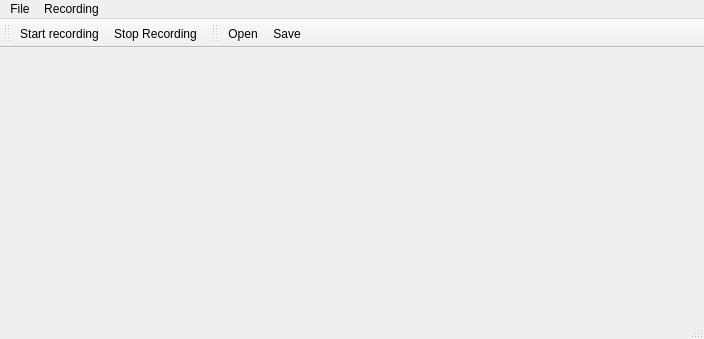
<?xml version="1.0" encoding="UTF-8"?>
<ui version="4.0">
 <class>Window</class>
 <widget class="QMainWindow" name="Window">
  <property name="geometry">
   <rect>
    <x>0</x>
    <y>0</y>
    <width>704</width>
    <height>339</height>
   </rect>
  </property>
  <property name="windowTitle">
   <string>Window</string>
  </property>
  <widget class="QWidget" name="centralwidget">
   <layout class="QHBoxLayout" name="horizontalLayout">
    <item>
     <widget class="SoundWidget" name="soundView" native="true">
      <property name="sizePolicy">
       <sizepolicy hsizetype="Expanding" vsizetype="Preferred">
        <horstretch>0</horstretch>
        <verstretch>0</verstretch>
       </sizepolicy>
      </property>
     </widget>
    </item>
   </layout>
  </widget>
  <widget class="QMenuBar" name="menubar">
   <property name="geometry">
    <rect>
     <x>0</x>
     <y>0</y>
     <width>704</width>
     <height>23</height>
    </rect>
   </property>
   <widget class="QMenu" name="menuFile">
    <property name="title">
     <string>File</string>
    </property>
    <addaction name="actionOpen"/>
    <addaction name="actionSave"/>
    <addaction name="separator"/>
    <addaction name="actionQuit"/>
   </widget>
   <widget class="QMenu" name="menuRecording">
    <property name="title">
     <string>Recording</string>
    </property>
    <addaction name="actionStartRecording"/>
    <addaction name="actionStopRecording"/>
   </widget>
   <addaction name="menuFile"/>
   <addaction name="menuRecording"/>
  </widget>
  <widget class="QStatusBar" name="statusbar"/>
  <widget class="QToolBar" name="recordBar">
   <property name="windowTitle">
    <string>toolBar</string>
   </property>
   <attribute name="toolBarArea">
    <enum>TopToolBarArea</enum>
   </attribute>
   <attribute name="toolBarBreak">
    <bool>false</bool>
   </attribute>
   <addaction name="actionStartRecording"/>
   <addaction name="actionStopRecording"/>
  </widget>
  <widget class="QToolBar" name="toolBar">
   <property name="windowTitle">
    <string>toolBar</string>
   </property>
   <attribute name="toolBarArea">
    <enum>TopToolBarArea</enum>
   </attribute>
   <attribute name="toolBarBreak">
    <bool>false</bool>
   </attribute>
   <addaction name="actionOpen"/>
   <addaction name="actionSave"/>
  </widget>
  <action name="actionStartRecording">
   <property name="icon">
    <iconset resource="../icons/icons.qrc">
     <normaloff>:/record.png</normaloff>:/record.png</iconset>
   </property>
   <property name="text">
    <string>Start recording</string>
   </property>
   <property name="toolTip">
    <string>Start microphone recording</string>
   </property>
   <property name="shortcut">
    <string>Ctrl+R</string>
   </property>
  </action>
  <action name="actionStopRecording">
   <property name="icon">
    <iconset resource="../icons/icons.qrc">
     <normaloff>:/stopRecord.png</normaloff>:/stopRecord.png</iconset>
   </property>
   <property name="text">
    <string>Stop Recording</string>
   </property>
   <property name="toolTip">
    <string>Stop recording of microphone</string>
   </property>
   <property name="shortcut">
    <string>Ctrl+Shift+R</string>
   </property>
  </action>
  <action name="actionOpen">
   <property name="icon">
    <iconset resource="../icons/icons.qrc">
     <normaloff>:/open.png</normaloff>:/open.png</iconset>
   </property>
   <property name="text">
    <string>Open</string>
   </property>
   <property name="shortcut">
    <string>Ctrl+O</string>
   </property>
  </action>
  <action name="actionSave">
   <property name="icon">
    <iconset resource="../icons/icons.qrc">
     <normaloff>:/close.png</normaloff>:/close.png</iconset>
   </property>
   <property name="text">
    <string>Save</string>
   </property>
   <property name="shortcut">
    <string>Ctrl+S</string>
   </property>
  </action>
  <action name="actionQuit">
   <property name="text">
    <string>Quit</string>
   </property>
   <property name="shortcut">
    <string>Ctrl+Q</string>
   </property>
  </action>
 </widget>
 <customwidgets>
  <customwidget>
   <class>SoundWidget</class>
   <extends>QWidget</extends>
   <header location="global">widgets/soundWidget.h</header>
   <container>1</container>
  </customwidget>
 </customwidgets>
 <resources>
  <include location="../icons/icons.qrc"/>
 </resources>
 <connections/>
</ui>
